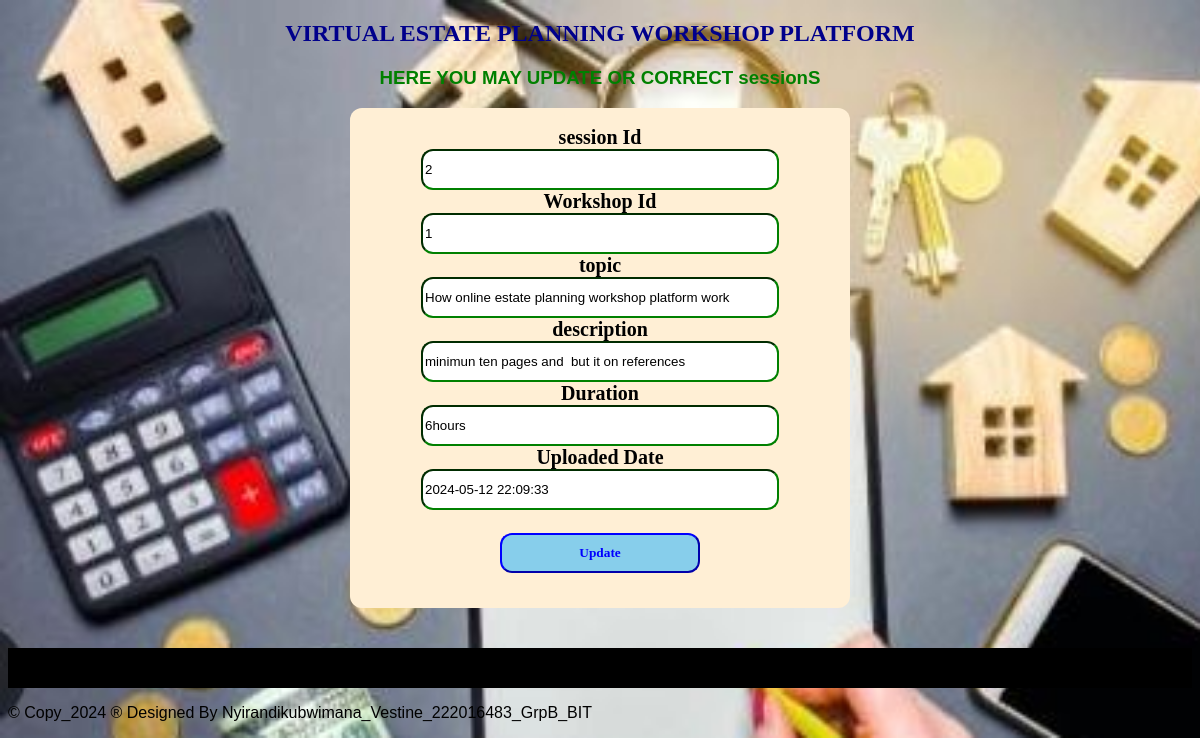
The page /updatesession.php?session_id=2 on the database its author committed.
### tables this page shows
CREATE TABLE `session` (
  `session_id` int(12) NOT NULL,
  `workshop_id` int(11) DEFAULT NULL,
  `topic` varchar(200) DEFAULT NULL,
  `description` varchar(200) DEFAULT NULL,
  `duration` varchar(100) DEFAULT NULL,
  `uploaded_time` timestamp NOT NULL DEFAULT current_timestamp()
);

### updatesession.php (the view, shortened to what this page needs)
<?php
include "databaseconnection.php";
if ($_SERVER['REQUEST_METHOD'] == 'GET') {
    $session_id = $_GET["session_id"];
    $sql = "SELECT * FROM session WHERE session_id = $session_id";
    $result = $connection->query($sql);
    if ($result->num_rows > 0) {
        $row = $result->fetch_assoc();
        $workshop_id = $row['workshop_id'];
        $topic = $row['topic'];
        $description = $row['description'];
        $duration = $row['duration'];
        $uploaded_time = $row['uploaded_time'];
    } else {
        header("location:viewsession.php");
        exit;
    }
}
?>
<!DOCTYPE html>
<html lang="en">
<head>
</head>
<body>
    <center>
        <h2>VIRTUAL ESTATE PLANNING WORKSHOP PLATFORM</h2>
        <h3 style="color: green;">HERE YOU MAY UPDATE OR CORRECT sessionS</h3>
        <section class="forms">
            <form method="POST" onsubmit="return confirmUpdate();">
                <br>
                <label>session Id</label><br>
                <input type="text" name="session_id" readonly class="input" value="<?php echo $session_id; ?>"><br>
                <label>Workshop Id</label><br>
                <input type="text" name="workshop_id" readonly class="input" value="<?php echo $workshop_id; ?>"><br>
                <label>topic</label><br>
                <input type="text" name="topic" value="<?php echo $topic; ?>"
                 class="input"><br>
                <label>description</label><br>
                <input type="text" name="description" value="<?php echo $description; ?>" class="input"><br>
                <label>Duration</label><br>
                <input type="text" name="duration" value="<?php echo $duration; ?>" class="input"><br>
                 <label>Uploaded Date</label><br>
                <input type="text" name="uploaded_time" value="<?php echo $uploaded_time; ?>" class="input"><br><br>
                <input type="submit" name="submit" value="Update" class="sb">
            </form>
        </section>
    </center>
    <footer>
        <p style="color: white; text-align: center; margin-top: 40px; background-color: black; height: 40px;">
            <marquee>&copy; Copy_2024 &reg; Designed By Nyirandikubwimana_Vestine_222016483_GrpB_BIT</marquee>
        </p>
    </footer>
</body>
</html>

### updatesession.php (style rules this page uses)
body { background-image: url('./images/hme.jpg'); background-repeat: no-repeat; background-size: cover; font-family: 'Century', sans-serif; }
h2 { font-family: Castellar; color: darkblue; }
label { font-family: times new roman; font-weight: bold; font-size: 20px; }
.sb { font-family: Georgia; padding: 10px; border-color: blue; background-color: skyblue; width: 200px; margin-top: 5px; border-radius: 12px; font-weight: bold; color: blue; }
.input { width: 350px; height: 35px; border-radius: 12px; border-color: green; }
form { background-color: papayawhip; width: 500px; border-radius: 12px; height: 500px; }

### rows shown on the page
session: workshop_id "1", topic "How online estate planning workshop platform work", description "minimun ten pages and but it on references", duration "6hours", uploaded_time "2024-05-12 22:09:33"
